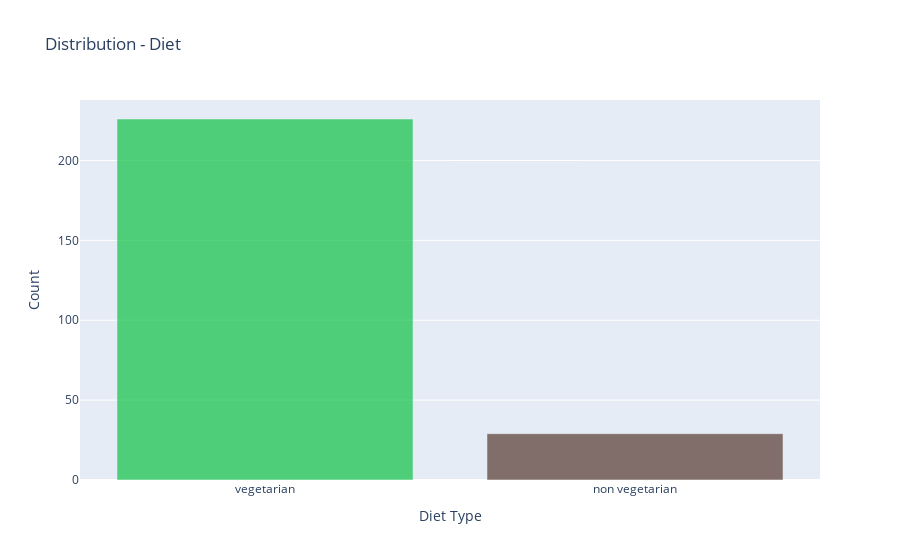

The notebook cell this image was saved under:
### Markdown cell above
## Distribution Of Diet

### Code cell
trace1 = go.Bar(x=data.diet.value_counts().index
          ,y=data.diet.value_counts().values
          ,marker=dict(color=random_color(len(data.diet.value_counts())))
          )

layout = go.Layout(title="Distribution - Diet",
                   xaxis=dict(title="Diet Type")
                  ,yaxis=dict(title="Count"))


figure = go.Figure(data=trace1,layout=layout)
iplot(figure)

### Figure 1 — Plotly figure (JSON) as saved in the notebook; plotly's stock layout.template omitted (floating-point values rounded to 4 significant figures)
{"data": [{"marker": {"color": ["rgba(17,194,69,0.7)", "rgba(87,57,47,0.7)"]}, "type": "bar", "x": ["vegetarian", "non vegetarian"], "y": [226, 29]}], "layout": {"title": {"text": "Distribution - Diet"}, "xaxis": {"title": {"text": "Diet Type"}}, "yaxis": {"title": {"text": "Count"}}}}
